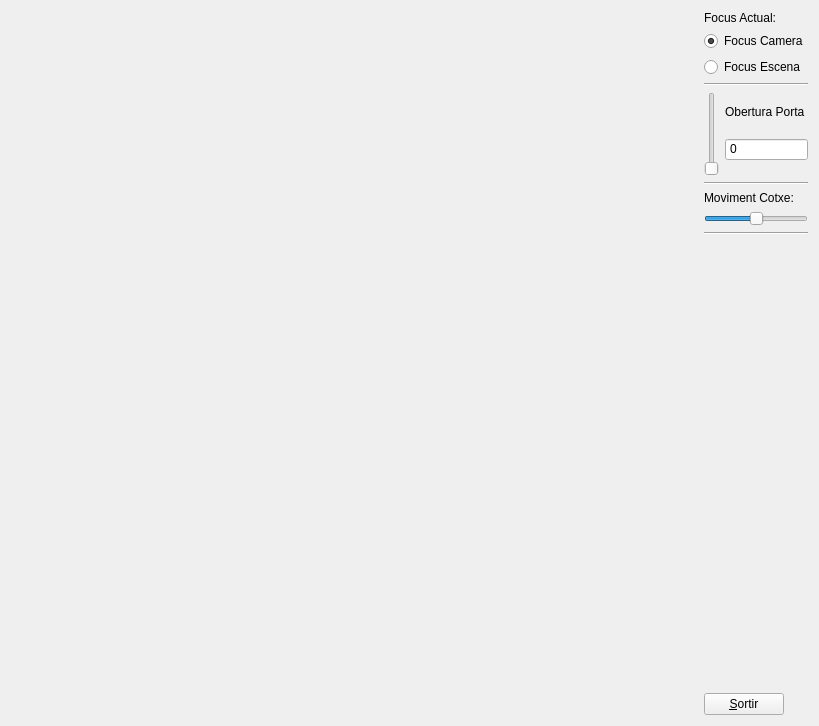
<?xml version="1.0" encoding="UTF-8"?>
<ui version="4.0">
 <class>MyForm</class>
 <widget class="QWidget" name="MyForm">
  <property name="geometry">
   <rect>
    <x>0</x>
    <y>0</y>
    <width>819</width>
    <height>726</height>
   </rect>
  </property>
  <property name="windowTitle">
   <string>IDI-Lab</string>
  </property>
  <layout class="QHBoxLayout" name="horizontalLayout">
   <item>
    <widget class="MyGLWidget" name="widget" native="true">
     <property name="sizePolicy">
      <sizepolicy hsizetype="Expanding" vsizetype="Expanding">
       <horstretch>0</horstretch>
       <verstretch>0</verstretch>
      </sizepolicy>
     </property>
    </widget>
   </item>
   <item>
    <layout class="QVBoxLayout" name="verticalLayout">
     <item>
      <widget class="QLabel" name="label">
       <property name="text">
        <string>Focus Actual:</string>
       </property>
      </widget>
     </item>
     <item>
      <widget class="QRadioButton" name="radioButton">
       <property name="text">
        <string>Focus Camera</string>
       </property>
       <property name="checked">
        <bool>true</bool>
       </property>
      </widget>
     </item>
     <item>
      <widget class="QRadioButton" name="radioButton_2">
       <property name="text">
        <string>Focus Escena</string>
       </property>
      </widget>
     </item>
     <item>
      <widget class="Line" name="line">
       <property name="orientation">
        <enum>Qt::Horizontal</enum>
       </property>
      </widget>
     </item>
     <item>
      <layout class="QVBoxLayout" name="verticalLayout_2">
       <item>
        <layout class="QHBoxLayout" name="horizontalLayout_2">
         <item>
          <layout class="QVBoxLayout" name="verticalLayout_4">
           <item>
            <widget class="QSlider" name="verticalSlider">
             <property name="sizePolicy">
              <sizepolicy hsizetype="Fixed" vsizetype="Fixed">
               <horstretch>0</horstretch>
               <verstretch>0</verstretch>
              </sizepolicy>
             </property>
             <property name="maximumSize">
              <size>
               <width>16777215</width>
               <height>1000</height>
              </size>
             </property>
             <property name="maximum">
              <number>5</number>
             </property>
             <property name="orientation">
              <enum>Qt::Vertical</enum>
             </property>
            </widget>
           </item>
          </layout>
         </item>
         <item>
          <layout class="QVBoxLayout" name="verticalLayout_3">
           <item>
            <widget class="QLabel" name="label_2">
             <property name="sizePolicy">
              <sizepolicy hsizetype="Preferred" vsizetype="Fixed">
               <horstretch>0</horstretch>
               <verstretch>0</verstretch>
              </sizepolicy>
             </property>
             <property name="text">
              <string>Obertura Porta</string>
             </property>
             <property name="alignment">
              <set>Qt::AlignLeading|Qt::AlignLeft|Qt::AlignTop</set>
             </property>
            </widget>
           </item>
           <item>
            <widget class="QSpinBox" name="spinBox">
             <property name="alignment">
              <set>Qt::AlignLeading|Qt::AlignLeft|Qt::AlignTop</set>
             </property>
             <property name="buttonSymbols">
              <enum>QAbstractSpinBox::NoButtons</enum>
             </property>
             <property name="prefix">
              <string/>
             </property>
             <property name="maximum">
              <number>5</number>
             </property>
            </widget>
           </item>
          </layout>
         </item>
        </layout>
       </item>
      </layout>
     </item>
     <item>
      <widget class="Line" name="line_2">
       <property name="orientation">
        <enum>Qt::Horizontal</enum>
       </property>
      </widget>
     </item>
     <item>
      <layout class="QHBoxLayout" name="horizontalLayout_3"/>
     </item>
     <item>
      <widget class="QLabel" name="label_3">
       <property name="text">
        <string>Moviment Cotxe:</string>
       </property>
      </widget>
     </item>
     <item>
      <widget class="QSlider" name="horizontalSlider">
       <property name="sizePolicy">
        <sizepolicy hsizetype="Ignored" vsizetype="Fixed">
         <horstretch>0</horstretch>
         <verstretch>0</verstretch>
        </sizepolicy>
       </property>
       <property name="minimum">
        <number>-15</number>
       </property>
       <property name="maximum">
        <number>15</number>
       </property>
       <property name="orientation">
        <enum>Qt::Horizontal</enum>
       </property>
      </widget>
     </item>
     <item>
      <widget class="Line" name="line_3">
       <property name="orientation">
        <enum>Qt::Horizontal</enum>
       </property>
      </widget>
     </item>
     <item>
      <spacer name="verticalSpacer">
       <property name="orientation">
        <enum>Qt::Vertical</enum>
       </property>
       <property name="sizeHint" stdset="0">
        <size>
         <width>20</width>
         <height>40</height>
        </size>
       </property>
      </spacer>
     </item>
     <item>
      <widget class="QPushButton" name="pushButton">
       <property name="sizePolicy">
        <sizepolicy hsizetype="Fixed" vsizetype="Fixed">
         <horstretch>0</horstretch>
         <verstretch>0</verstretch>
        </sizepolicy>
       </property>
       <property name="text">
        <string>&amp;Sortir</string>
       </property>
      </widget>
     </item>
    </layout>
   </item>
  </layout>
 </widget>
 <customwidgets>
  <customwidget>
   <class>MyGLWidget</class>
   <extends>QWidget</extends>
   <header>MyGLWidget.h</header>
   <container>1</container>
   <slots>
    <signal>enviaOberturaPorta(int)</signal>
    <slot>setOberturaPorta(int)</slot>
    <slot>setMovimentCotxe(int)</slot>
   </slots>
  </customwidget>
 </customwidgets>
 <resources/>
 <connections>
  <connection>
   <sender>pushButton</sender>
   <signal>clicked()</signal>
   <receiver>MyForm</receiver>
   <slot>close()</slot>
   <hints>
    <hint type="sourcelabel">
     <x>766</x>
     <y>715</y>
    </hint>
    <hint type="destinationlabel">
     <x>839</x>
     <y>529</y>
    </hint>
   </hints>
  </connection>
  <connection>
   <sender>verticalSlider</sender>
   <signal>sliderMoved(int)</signal>
   <receiver>spinBox</receiver>
   <slot>setValue(int)</slot>
   <hints>
    <hint type="sourcelabel">
     <x>703</x>
     <y>164</y>
    </hint>
    <hint type="destinationlabel">
     <x>753</x>
     <y>165</y>
    </hint>
   </hints>
  </connection>
  <connection>
   <sender>verticalSlider</sender>
   <signal>sliderMoved(int)</signal>
   <receiver>widget</receiver>
   <slot>setOberturaPorta(int)</slot>
   <hints>
    <hint type="sourcelabel">
     <x>693</x>
     <y>146</y>
    </hint>
    <hint type="destinationlabel">
     <x>637</x>
     <y>146</y>
    </hint>
   </hints>
  </connection>
  <connection>
   <sender>widget</sender>
   <signal>enviaOberturaPorta(int)</signal>
   <receiver>verticalSlider</receiver>
   <slot>setValue(int)</slot>
   <hints>
    <hint type="sourcelabel">
     <x>574</x>
     <y>100</y>
    </hint>
    <hint type="destinationlabel">
     <x>697</x>
     <y>124</y>
    </hint>
   </hints>
  </connection>
  <connection>
   <sender>widget</sender>
   <signal>enviaOberturaPorta(int)</signal>
   <receiver>spinBox</receiver>
   <slot>setValue(int)</slot>
   <hints>
    <hint type="sourcelabel">
     <x>622</x>
     <y>195</y>
    </hint>
    <hint type="destinationlabel">
     <x>754</x>
     <y>174</y>
    </hint>
   </hints>
  </connection>
  <connection>
   <sender>horizontalSlider</sender>
   <signal>sliderMoved(int)</signal>
   <receiver>widget</receiver>
   <slot>setMovimentCotxe(int)</slot>
   <hints>
    <hint type="sourcelabel">
     <x>714</x>
     <y>246</y>
    </hint>
    <hint type="destinationlabel">
     <x>619</x>
     <y>247</y>
    </hint>
   </hints>
  </connection>
 </connections>
</ui>
